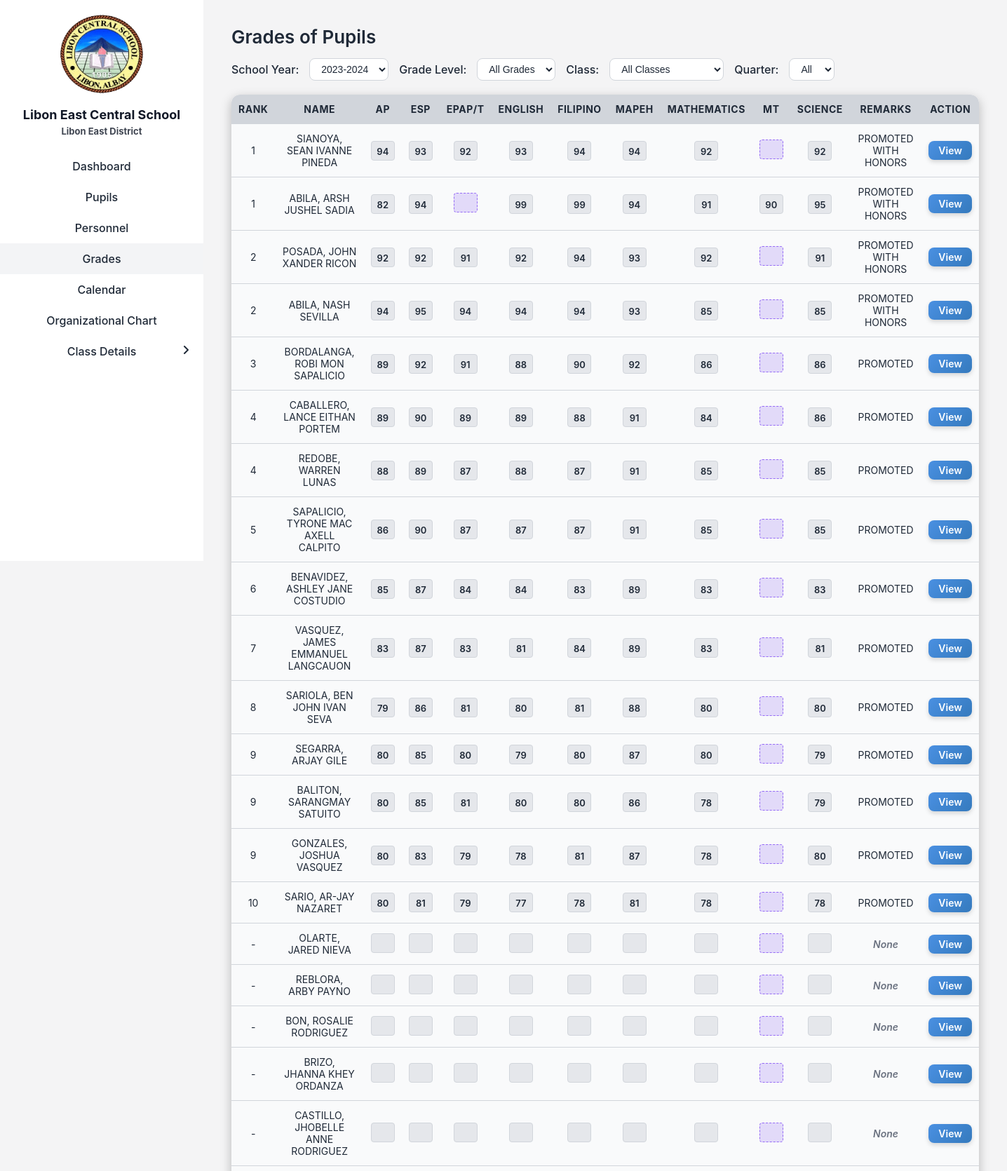
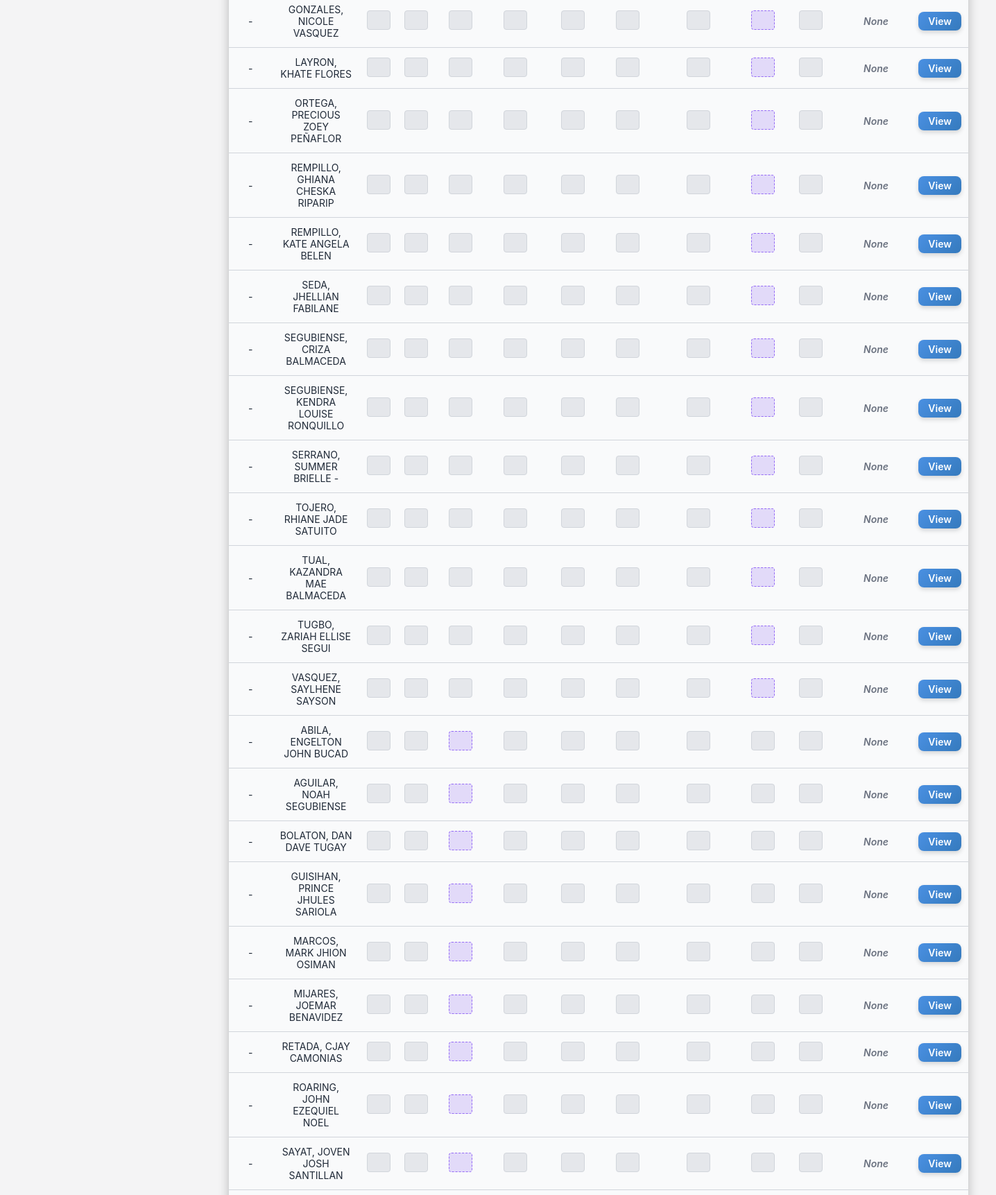
Page /admin/adminGrades.php?sy_id=13 (signed in, upper part) on the committed database (2 pictures, top to bottom).
### tables this page shows
CREATE TABLE `subjects` (
  `subject_id` int(11) NOT NULL,
  `subject_name` varchar(100) NOT NULL,
  `grade_level_id` int(11) NOT NULL,
  `sy_id` int(11) NOT NULL DEFAULT 13,
  `parent_subject_id` int(11) DEFAULT NULL,
  `start_quarter` enum('Q1','Q2','Q3','Q4') DEFAULT 'Q1',
  `display_order` int(11) DEFAULT 0
);

CREATE TABLE `pupils` (
  `pupil_id` int(11) NOT NULL,
  `teacher_id` int(11) NOT NULL,
  `lrn` varchar(12) NOT NULL,
  `last_name` varchar(100) DEFAULT NULL,
  `first_name` varchar(100) DEFAULT NULL,
  `middle_name` varchar(100) DEFAULT NULL,
  `sex` enum('Male','Female') DEFAULT NULL,
  `birthdate` date DEFAULT NULL,
  `age` int(11) DEFAULT NULL,
  `mother_tongue` varchar(100) DEFAULT NULL,
  `ip_ethnicity` varchar(100) DEFAULT NULL,
  `religion` varchar(100) DEFAULT NULL,
  `house_no_street` varchar(155) DEFAULT NULL,
  `barangay` varchar(100) DEFAULT NULL,
  `municipality` varchar(100) DEFAULT NULL,
  `province` varchar(100) DEFAULT NULL,
  `father_name` varchar(150) DEFAULT NULL,
  `mother_name` varchar(150) DEFAULT NULL,
  `guardian_name` varchar(150) DEFAULT NULL,
  `relationship_to_guardian` varchar(100) DEFAULT NULL,
  `contact_number` varchar(20) DEFAULT NULL,
  `learning_modality` varchar(255) DEFAULT NULL,
  `remarks` varchar(255) DEFAULT NULL,
  `sy_id` int(11) NOT NULL,
  `section_id` int(11) NOT NULL,
  `status` varchar(20) DEFAULT 'enrolled'
);

CREATE TABLE `sections` (
  `section_id` int(11) NOT NULL,
  `section_name` varchar(50) NOT NULL,
  `grade_level_id` int(11) NOT NULL,
  `teacher_id` int(11) DEFAULT NULL,
  `sy_id` int(11) NOT NULL
);

### admin/adminGrades.php (the view, shortened to what this page needs)
<?php
include '../lecs_db.php';
function customRound($number) {
    $floor = floor($number);
    $decimal = $number - $floor;
    return $decimal >= 0.5 ? ceil($number) : $floor;
}
$current_sy = isset($_GET['sy_id']) ? intval($_GET['sy_id']) : null;
$current_quarter = $_GET['quarter'] ?? 'all';
$sy_res = $conn->query("SELECT * FROM school_years ORDER BY start_date DESC");
$school_years = $sy_res->fetch_all(MYSQLI_ASSOC);
$sql = "SELECT p.pupil_id, p.first_name, p.last_name, p.middle_name, p.sy_id, s.grade_level_id
        FROM pupils p
        JOIN sections s ON p.section_id = s.section_id
        WHERE p.sy_id = ?";
$params = [$current_sy];
$types = "i";
$stmt = $conn->prepare($sql);
$stmt->bind_param($types, ...$params);
$stmt->execute();
$pupils = $stmt->get_result()->fetch_all(MYSQLI_ASSOC);
$subject_lookup = [];
$components = [];
$pupil_subjects = [];
foreach ($pupils as $pupil) {
    $pupil_sy_id = $pupil['sy_id'];
    $grade_level_id = $pupil['grade_level_id'];
    $sub_sql = "SELECT * FROM subjects WHERE grade_level_id = ? AND sy_id = ? ORDER BY subject_name ASC";
    $sub_stmt = $conn->prepare($sub_sql);
    $sub_stmt->bind_param("ii", $grade_level_id, $pupil_sy_id);
    $sub_stmt->execute();
    $sub_res = $sub_stmt->get_result();
    while ($sub = $sub_res->fetch_assoc()) {
        if ($sub['parent_subject_id']) {
            $components[$sub['parent_subject_id']][] = $sub;
        } else {
            $name = $sub['subject_name'];
            if (!isset($subject_lookup[$pupil_sy_id][$name])) {
                $subject_lookup[$pupil_sy_id][$name] = [
                    'grade_to_id' => [],
                    'grade_levels' => [],
                    'start_quarter' => []
                ];
            }
            $subject_lookup[$pupil_sy_id][$name]['grade_to_id'][$sub['grade_level_id']] = $sub['subject_id'];
            $subject_lookup[$pupil_sy_id][$name]['grade_levels'][] = $sub['grade_level_id'];
            $subject_lookup[$pupil_sy_id][$name]['start_quarter'][$sub['grade_level_id']] = $sub['start_quarter'];
        }
        $pupil_subjects[$pupil['pupil_id']][$sub['subject_id']] = $sub;
    }
}
$quarters_order = ["Q1" => 1, "Q2" => 2, "Q3" => 3, "Q4" => 4];
$grades_map = [];
$ids = array_column($pupils, 'pupil_id');
if (count($ids) > 0) {
    $id_placeholders = implode(",", array_fill(0, count($ids), "?"));
    $gsql = "SELECT pupil_id, subject_id, quarter, grade, sy_id
             FROM grades WHERE pupil_id IN ($id_placeholders) AND sy_id = ?";
    $params = array_merge($ids, [$current_sy]);
    $types = str_repeat("i", count($ids)) . "i";
    $stmt = $conn->prepare($gsql);
    $stmt->bind_param($types, ...$params);
    $stmt->execute();
    $gres = $stmt->get_result();
    while ($g = $gres->fetch_assoc()) {
        $grades_map[$g['pupil_id']][$g['subject_id']][$g['quarter']] = $g['grade'];
    }
}
$display_subjects = $subject_lookup[$current_sy] ?? [];
ksort($display_subjects);
usort($pupils, function($a, $b) {
    if ($a['rounded_avg'] == -1 && $b['rounded_avg'] == -1) return 0;
    if ($a['rounded_avg'] == -1) return 1;
    if ($b['rounded_avg'] == -1) return -1;
    $comp = $b['rounded_avg'] <=> $a['rounded_avg'];
    if ($comp !== 0) return $comp;
    return $b['avg'] <=> $a['avg'];
});
?>
<!DOCTYPE html>
<html lang="en">
<head>
    <link rel="stylesheet" href="../assets/css/adminGrades.css">
    <link rel="stylesheet" href="../assets/css/sidebar.css">
</head>
<body>
<div class="container">
    <?php include 'sidebar.php'; ?>
    <div class="main-content">
        <h1>Grades of Pupils</h1>
        <form method="GET" class="top-bar">
            <label for="schoolYear">School Year:</label>
            <select id="schoolYear" name="sy_id" onchange="this.form.submit()">
                <?php foreach ($school_years as $sy): ?>
                    <option value="<?= htmlspecialchars($sy['sy_id']) ?>" <?= $sy['sy_id'] == $current_sy ? "selected" : "" ?>>
                        <?= htmlspecialchars($sy['school_year']) ?>
                    </option>
                <?php endforeach; ?>
            </select>
            <label for="grade_level">Grade Level:</label>
            <select id="grade_level" name="grade_level_id" onchange="this.form.submit()">
                <option value="">All Grades</option>
            </select>
            <label for="section">Class:</label>
            <select id="section" name="section_id" onchange="this.form.submit()">
                <option value="">All Classes</option>
            </select>
            <label for="quarter">Quarter:</label>
            <select id="quarter" name="quarter" onchange="this.form.submit()">
                <option value="all" <?= $current_quarter === 'all' ? "selected" : "" ?>>All</option>
            </select>
        </form>
        <div class="table-container">
            <table>
                <thead>
                <tr>
                    <th>Rank</th>
                    <th>NAME</th>
                    <?php foreach ($display_subjects as $name => $sub): ?>
                        <?php
                        $words = explode(' ', $name);
                        $display_name = (count($words) >= 2) ? strtoupper(implode('', array_map(fn($word) => $word[0], $words))) : htmlspecialchars($name);
                        ?>
                        <th><?= htmlspecialchars($display_name) ?></th>
                    <?php endforeach; ?>
                    <th>Remarks</th>
                    <th>Action</th>
                </tr>
                </thead>
                <tbody>
                <?php foreach ($pupils as $p): ?>
                    <?php
                    $fullname = strtoupper($p['last_name'] . ", " . $p['first_name'] . ($p['middle_name'] ? " " . $p['middle_name'] : ""));
                    $pupil_grades = [];
                    $all_empty = true;
                    $has_incomplete = false;
                    $required_subjects = 0;
                    $all_grades_complete = true;
                    ?>
                    <tr>
                        <td><?= $p['rank'] ?></td>
                        <td><?= htmlspecialchars($fullname) ?></td>
                        <?php foreach ($display_subjects as $name => $sub): ?>
                            <?php
                            $isApplicable = isset($sub['grade_to_id'][$p['grade_level_id']]) && isset($pupil_subjects[$p['pupil_id']][$sub['grade_to_id'][$p['grade_level_id']]]);
                            $val = "";
                            if ($isApplicable) {
                                $subject_id = $sub['grade_to_id'][$p['grade_level_id']];
                                $start_q = $sub['start_quarter'][$p['grade_level_id']] ?? "Q1";
                                $start_num = $quarters_order[$start_q];
                                $required_quarters = array_slice(array_keys($quarters_order), $start_num - 1);
                                if (isset($components[$subject_id])) {
                                    $comp_finals = [];
                                    $all_comp_present = true;
                                    foreach ($components[$subject_id] as $comp) {
                                        $comp_id = $comp['subject_id'];
                                        $comp_quarters = $grades_map[$p['pupil_id']][$comp_id] ?? [];
                                        $comp_start_q = $comp['start_quarter'] ?? "Q1";
                                        $comp_start_num = $quarters_order[$comp_start_q];
                                        if ($current_quarter !== 'all') {
                                            if ($quarters_order[$current_quarter] >= $comp_start_num) {
                                                if (isset($comp_quarters[$current_quarter])) {
                                                    $comp_finals[] = customRound($comp_quarters[$current_quarter]);
                                                    $all_empty = false;
                                                } else {
                                                    $all_comp_present = false;
                                                }
                                            }
                                        } else {
                                            $comp_required_quarters = array_slice(array_keys($quarters_order), $comp_start_num - 1);
                                            $filtered = array_filter($comp_quarters, fn($g, $q) => in_array($q, $comp_required_quarters), ARRAY_FILTER_USE_BOTH);
                                            if (count($filtered) == count($comp_required_quarters)) {
                                                $comp_finals[] = customRound(array_sum($filtered) / count($filtered));
                                                $all_empty = false;
                                            } else {
                                                $all_comp_present = false;
                                                $has_incomplete = true;
                                                $all_grades_complete = false;
                                            }
                                        }
                                    }
                                    if ($all_comp_present) {
                                        $val = customRound(array_sum($comp_finals) / count($comp_finals));
                                    } else {
                                        $val = "";
                                        $has_incomplete = true;
                                        $all_grades_complete = false;
                                    }
                                } else {
                                    $quarters = $grades_map[$p['pupil_id']][$subject_id] ?? [];
                                    if ($current_quarter !== 'all') {
                                        if ($quarters_order[$current_quarter] >= $start_num) {
                                            if (isset($quarters[$current_quarter])) {
                                                $val = customRound($quarters[$current_quarter]);
                                                $all_empty = false;
                                            } else {
                                                $has_incomplete = true;
                                                $all_grades_complete = false;
                                            }
                                        }
                                    } else {
                                        $filtered = array_filter($quarters, fn($g, $q) => in_array($q, $required_quarters), ARRAY_FILTER_USE_BOTH);
                                        if (count($filtered) == count($required_quarters)) {
                                            $val = customRound(array_sum($filtered) / count($filtered));
                                            $all_empty = false;
                                            $required_subjects++;
                                            $pupil_grades[] = $val;
                                        } else {
                                            $has_incomplete = true;
                                            $all_grades_complete = false;
                                        }
                                    }
                                }
                            }
                            $boxClass = $val === "" ? "grade-box empty" : "grade-box";
                            if (!$isApplicable) $boxClass = "grade-box not-applicable";
                            ?>
                            <td><div class="<?= htmlspecialchars($boxClass) ?>"><?= $val !== "" ? $val : "" ?></div></td>
                        <?php endforeach; ?>
                        <td>
                            <?php
                            $remark = "";
                            if ($current_quarter === 'all') {
                                if ($all_empty) {
                                    $remark = "<span class='none'>None</span>";
                                } elseif ($has_incomplete) {
                                    $remark = "<span class='incomplete'>Incomplete</span>";
                                } else {
                                    $num_fails = 0;
                                    if (count($pupil_grades) > 0 && $all_grades_complete && count($pupil_grades) == $required_subjects) {
                                        $avg = array_sum($pupil_grades) / count($pupil_grades);
                                        $rounded_avg = customRound($avg);
                                        if ($num_fails >= 3) {
                                            $remark = "<span class='retained'>RETAINED</span>";
                                        } elseif ($num_fails >= 1) {
                                            $remark = "<span class='conditionally-promoted'>CONDITIONALLY PROMOTED</span>";
                                        } else {
                                            if ($rounded_avg >= 98) {
                                                $remark = "<span class='highest-honors'>PROMOTED WITH HIGHEST HONORS</span>";
                                            } elseif ($rounded_avg >= 95) {
                                                $remark = "<span class='high-honors'>PROMOTED WITH HIGH HONORS</span>";
                                            } elseif ($rounded_avg >= 90) {
                                                $remark = "<span class='honors'>PROMOTED WITH HONORS</span>";
                                            } else {
                                                $remark = "<span class='promoted'>PROMOTED</span>";
                                            }
                                        }
                                    }
                                }
                            }
                            echo $remark;
                            ?>
                        </td>
                        <td>
                            <a href="adminViewGrades.php?pupil_id=<?= htmlspecialchars($p['pupil_id']) ?>&sy_id=<?= htmlspecialchars($current_sy) ?>&quarter=<?= htmlspecialchars($current_quarter) ?>" class="edit-btn">View</a>
                        </td>
                    </tr>
                <?php endforeach; ?>
                </tbody>
            </table>
        </div>
    </div>
</div>
</body>
</html>

### rows in the picture
subjects: subject_name "SCIENCE"
pupils: rank "1", fullname "SIANOYA, SEAN IVANNE PINEDA", pupil_id.grade_level_id "94", pupil_id.grade_level_id "93", pupil_id.grade_level_id "92", val "94", shows "PROMOTED WITH HONORS"
pupils: rank "1", fullname "ABILA, ARSH JUSHEL SADIA", pupil_id.grade_level_id "82", pupil_id.grade_level_id "94", pupil_id.grade_level_id "99", val "94", pupil_id.grade_level_id "91", pupil_id.grade_level_id "90", pupil_id.grade_level_id "95", shows "PROMOTED WITH HONORS"
pupils: rank "2", fullname "POSADA, JOHN XANDER RICON", pupil_id.grade_level_id "92", pupil_id.grade_level_id "91", pupil_id.grade_level_id "94", val "93", shows "PROMOTED WITH HONORS"
pupils: rank "2", fullname "ABILA, NASH SEVILLA", pupil_id.grade_level_id "94", pupil_id.grade_level_id "95", val "93", pupil_id.grade_level_id "85", shows "PROMOTED WITH HONORS"
pupils: rank "3", fullname "BORDALANGA, ROBI MON SAPALICIO", pupil_id.grade_level_id "89", pupil_id.grade_level_id "92", pupil_id.grade_level_id "91", pupil_id.grade_level_id "88", pupil_id.grade_level_id "90", val "92", pupil_id.grade_level_id "86", shows "PROMOTED"
pupils: section.grade_level_id "4", fullname "CABALLERO, LANCE EITHAN PORTEM", pupil_id.grade_level_id "89", pupil_id.grade_level_id "90", pupil_id.grade_level_id "88", val "91", pupil_id.grade_level_id "84", pupil_id.grade_level_id "86", shows "PROMOTED"
pupils: section.grade_level_id "4", fullname "REDOBE, WARREN LUNAS", pupil_id.grade_level_id "88", pupil_id.grade_level_id "89", pupil_id.grade_level_id "87", val "91", pupil_id.grade_level_id "85", shows "PROMOTED"
pupils: rank "5", fullname "SAPALICIO, TYRONE MAC AXELL CALPITO", pupil_id.grade_level_id "86", pupil_id.grade_level_id "90", pupil_id.grade_level_id "87", val "91", pupil_id.grade_level_id "85", shows "PROMOTED"
pupils: rank "6", fullname "BENAVIDEZ, ASHLEY JANE COSTUDIO", pupil_id.grade_level_id "85", pupil_id.grade_level_id "87", pupil_id.grade_level_id "84", pupil_id.grade_level_id "83", val "89", shows "PROMOTED"
pupils: rank "7", fullname "VASQUEZ, JAMES EMMANUEL LANGCAUON", pupil_id.grade_level_id "83", pupil_id.grade_level_id "87", pupil_id.grade_level_id "81", pupil_id.grade_level_id "84", val "89", shows "PROMOTED"
pupils: rank "8", fullname "SARIOLA, BEN JOHN IVAN SEVA", pupil_id.grade_level_id "79", pupil_id.grade_level_id "86", pupil_id.grade_level_id "81", pupil_id.grade_level_id "80", val "88", shows "PROMOTED"
pupils: rank "9", fullname "SEGARRA, ARJAY GILE", pupil_id.grade_level_id "80", pupil_id.grade_level_id "85", pupil_id.grade_level_id "79", val "87", shows "PROMOTED"
pupils: rank "9", fullname "BALITON, SARANGMAY SATUITO", pupil_id.grade_level_id "80", pupil_id.grade_level_id "85", pupil_id.grade_level_id "81", val "86", pupil_id.grade_level_id "78", pupil_id.grade_level_id "79", shows "PROMOTED"
pupils: rank "9", fullname "GONZALES, JOSHUA VASQUEZ", pupil_id.grade_level_id "80", pupil_id.grade_level_id "83", pupil_id.grade_level_id "79", pupil_id.grade_level_id "78", pupil_id.grade_level_id "81", val "87", shows "PROMOTED"
pupils: rank "10", fullname "SARIO, AR-JAY NAZARET", pupil_id.grade_level_id "80", pupil_id.grade_level_id "81", pupil_id.grade_level_id "79", pupil_id.grade_level_id "77", pupil_id.grade_level_id "78", val "81", shows "PROMOTED"
pupils: rank "-", fullname "OLARTE, JARED NIEVA", shows "None"
pupils: rank "-", fullname "REBLORA, ARBY PAYNO", shows "None"
pupils: rank "-", fullname "BON, ROSALIE RODRIGUEZ", shows "None"
pupils: rank "-", fullname "BRIZO, JHANNA KHEY ORDANZA", shows "None"
pupils: rank "-", fullname "CASTILLO, JHOBELLE ANNE RODRIGUEZ", shows "None"
pupils: rank "-", fullname "GONZALES, NICOLE VASQUEZ", shows "None"
pupils: rank "-", fullname "LAYRON, KHATE FLORES", shows "None"
pupils: rank "-", fullname "ORTEGA, PRECIOUS ZOEY PEÑAFLOR", shows "None"
pupils: rank "-", fullname "REMPILLO, GHIANA CHESKA RIPARIP", shows "None"
pupils: rank "-", fullname "REMPILLO, KATE ANGELA BELEN", shows "None"
pupils: rank "-", fullname "SEDA, JHELLIAN FABILANE", shows "None"
pupils: rank "-", fullname "SEGUBIENSE, CRIZA BALMACEDA", shows "None"
pupils: rank "-", fullname "SEGUBIENSE, KENDRA LOUISE RONQUILLO", shows "None"
pupils: middle_name "-", fullname "SERRANO, SUMMER BRIELLE -", shows "None"
pupils: rank "-", fullname "TOJERO, RHIANE JADE SATUITO", shows "None"
pupils: rank "-", fullname "TUAL, KAZANDRA MAE BALMACEDA", shows "None"
pupils: rank "-", fullname "TUGBO, ZARIAH ELLISE SEGUI", shows "None"
pupils: rank "-", fullname "VASQUEZ, SAYLHENE SAYSON", shows "None"
pupils: rank "-", fullname "ABILA, ENGELTON JOHN BUCAD", shows "None"
pupils: rank "-", fullname "AGUILAR, NOAH SEGUBIENSE", shows "None"
pupils: rank "-", fullname "BOLATON, DAN DAVE TUGAY", shows "None"
pupils: rank "-", fullname "GUISIHAN, PRINCE JHULES SARIOLA", shows "None"
pupils: rank "-", fullname "MARCOS, MARK JHION OSIMAN", shows "None"
pupils: rank "-", fullname "MIJARES, JOEMAR BENAVIDEZ", shows "None"
pupils: rank "-", fullname "RETADA, CJAY CAMONIAS", shows "None"
pupils: rank "-", fullname "ROARING, JOHN EZEQUIEL NOEL", shows "None"
pupils: rank "-", fullname "SAYAT, JOVEN JOSH SANTILLAN", shows "None"

### other values in the picture
$display_name "AP"
$display_name "ESP"
$display_name "EPAP/T"
$display_name "ENGLISH"
$display_name "FILIPINO"
$display_name "MAPEH"
$display_name "MATHEMATICS"
$display_name "MT"
form field sy_id "2023-2024"
